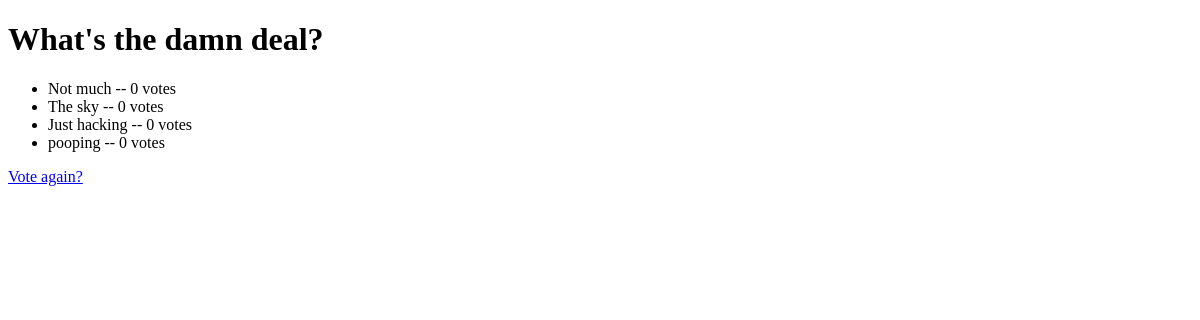
/pollster/1/results/, run on an earlier commit of the app's database.
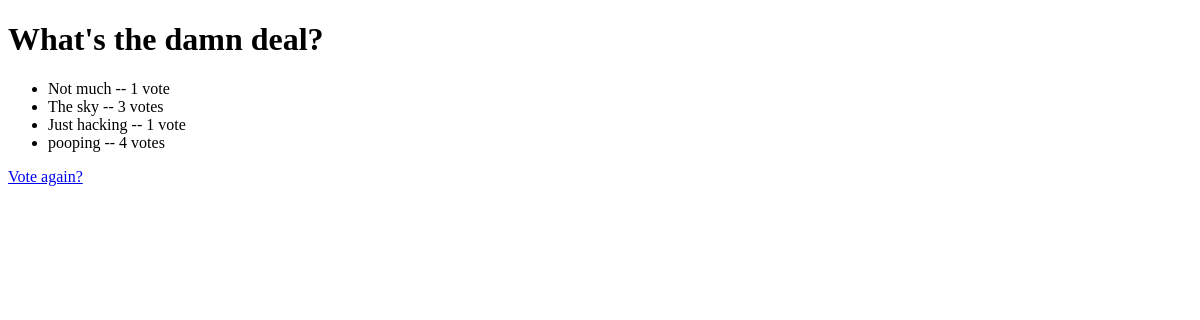
And on a later commit of the database.
### pollster/models.py (models this page shows, shortened)
class Question(models.Model):
    question_text = models.CharField(max_length=200)
    pub_date = models.DateTimeField('date published')

class Choice(models.Model):
    question = models.ForeignKey(Question, on_delete=models.CASCADE)
    choice_text = models.CharField(max_length=200)
    votes = models.IntegerField(default=0)

### pollster/views.py (the view)
# urls.py: path('<int:question_id>/results/', views.results, name='results'),
def results(request, question_id):
    question = get_object_or_404(Question, pk=question_id)
    return render(request, 'pollster/results.html', {'question': question})

### pollster/templates/pollster/results.html (shortened to what this page needs)
<!DOCTYPE html>
<html lang="en">
<head>
</head>
<body>
    <h1>{{ question.question_text }}</h1>
    <ul>
    {% for choice in question.choice_set.all %}
        <li>{{ choice.choice_text }} -- {{ choice.votes }} vote{{ choice.votes | pluralize }}</li>
    {% endfor %}
    </ul>
    <a href="{% url 'pollster:detail' question.id %}">Vote again?</a>
</body>
</html>

What changed in the data, as far as the page shows it:
changed Choice "Not much": votes "0" → "1"; votes|pluralize "s" → (not shown)
changed Choice "The sky": votes "0" → "3"
changed Choice "Just hacking": votes "0" → "1"; votes|pluralize "s" → (not shown)
changed Choice "pooping": votes "0" → "4"
